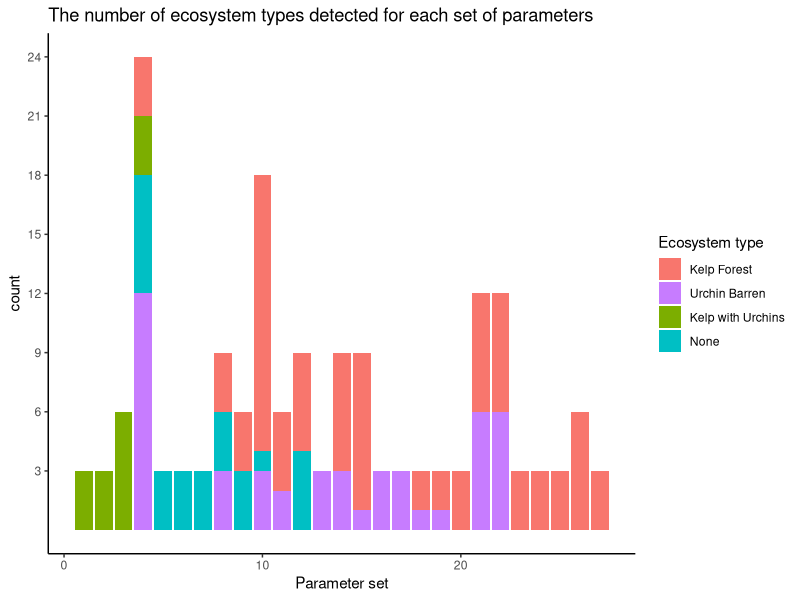
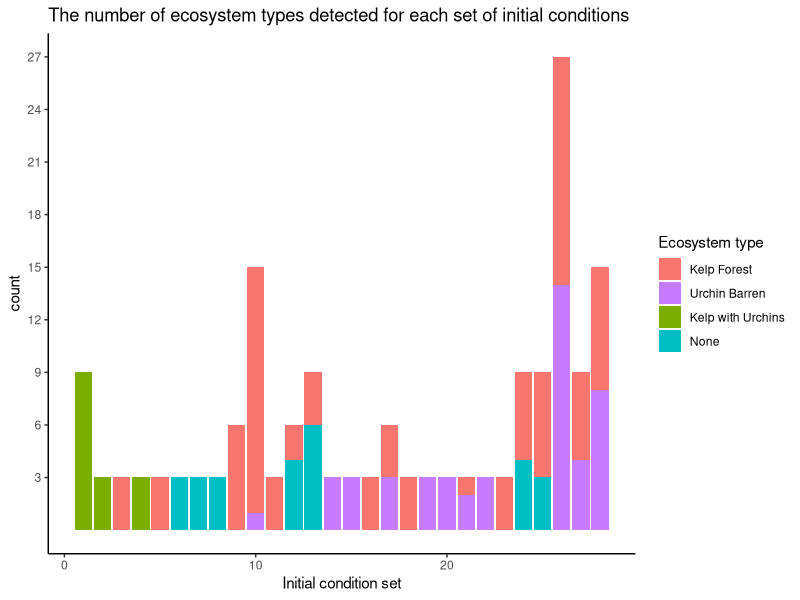
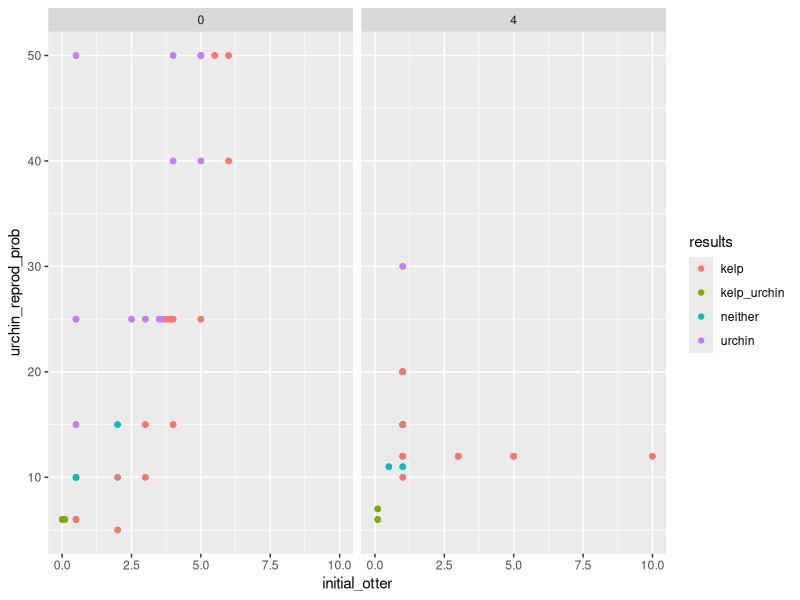
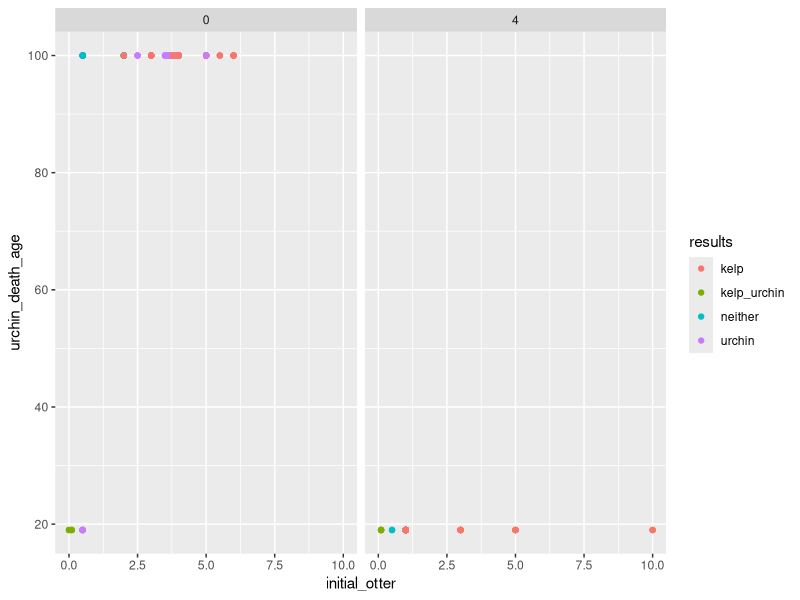
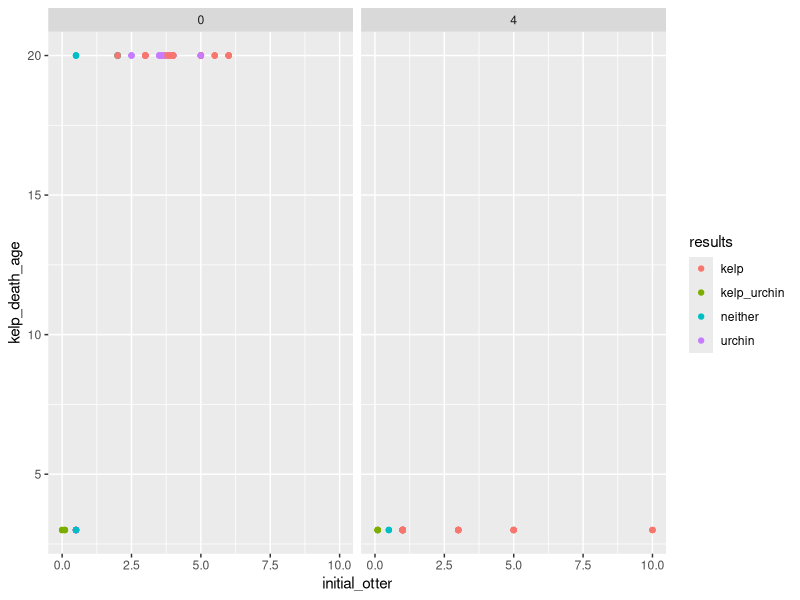
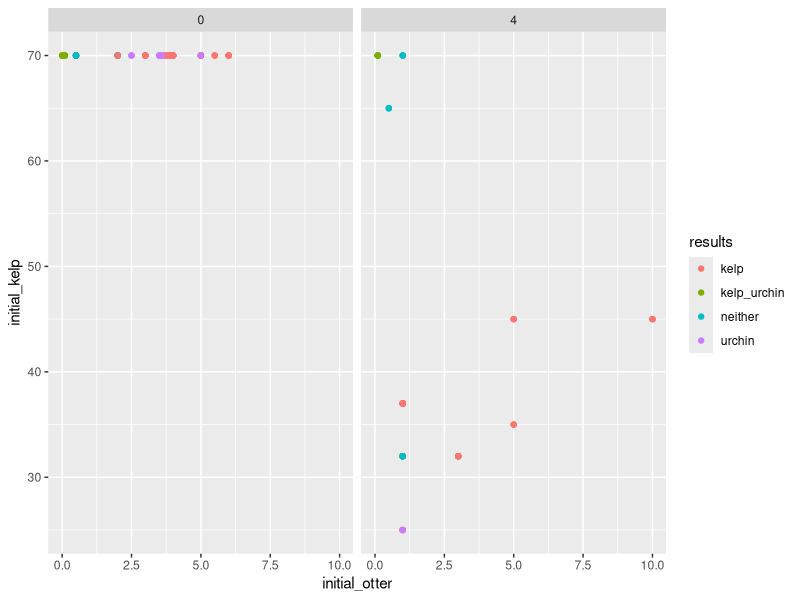
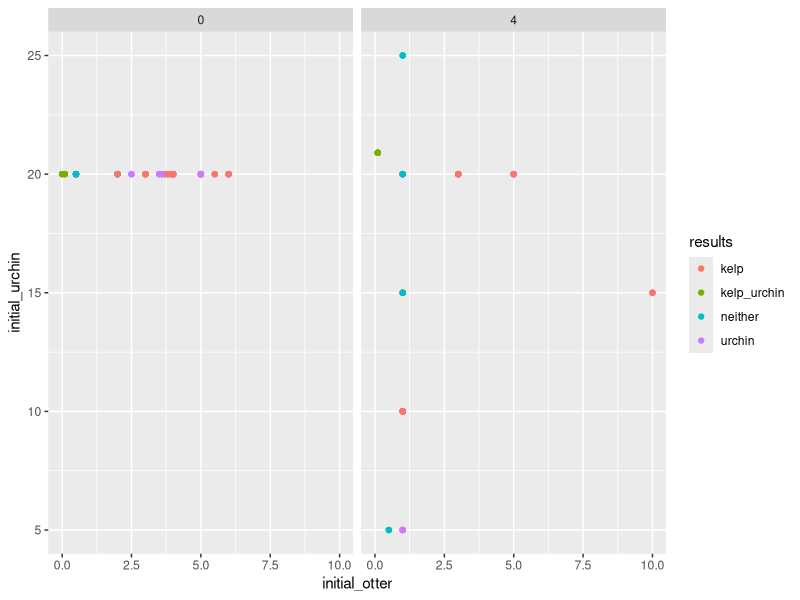
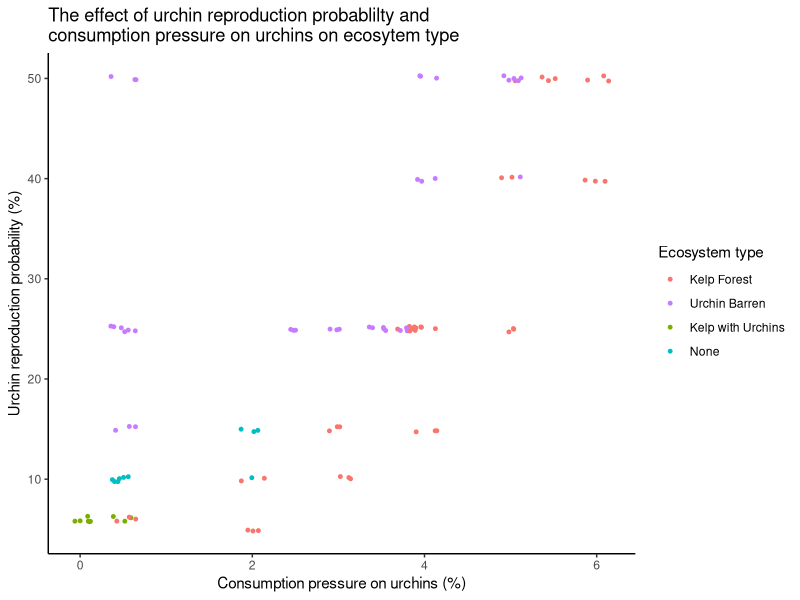

Write R code to recreate these figures, in order.
#Explore model results

#set up
#install.packages("tidyverse")
#install.packages("vegan")
#install.packages("here")
library(tidyverse)
library(vegan)
library(here)

res <- read_csv(here("model_results.csv"))

#clean data

res <- res %>% 
  #fix result string - replace NA with neither
  mutate(results = results %>%
           str_replace_na() %>%
           str_replace(.,
                       pattern = "NA",
                       replacement = "neither")) %>%
  #add indicator for unique groups of parameters/ initial conditions
  add_count(initial_otter,
            initial_empty,
            initial_kelp,
            initial_urchin,
            #name of new column
            name = "init_group"
            ) %>%
  add_count(kelp_reprod_prob,
            kelp_reprod_age,
            kelp_death_age,
            urchin_reprod_prob,
            urchin_reprod_age,
            urchin_death_age,
            otter_reprod_prob,
            otter_reprod_age,
            otter_death_age,
            otter_carrying_capacity,
            name = "param_group") %>%
  group_by(initial_otter,
           initial_empty,
           initial_kelp,
           initial_urchin) %>%
  mutate(init_group_id = cur_group_id()) %>%
  ungroup() %>%
  group_by(kelp_reprod_prob,
           kelp_reprod_age,
           kelp_death_age,
           urchin_reprod_prob,
           urchin_reprod_age,
           urchin_death_age,
           otter_reprod_prob,
           otter_reprod_age,
           otter_death_age,
           otter_carrying_capacity) %>%
  mutate(param_group_id = cur_group_id())

# do the results differ for different intial conditions for the same parameter/ intital condition values? 
ggplot(data = res %>%
         mutate(results = results %>%
                  str_replace(.,
                              pattern = "kelp_urchin",
                              replacement = "Kelp with Urchins")) %>%
         mutate(results = results %>%
                  str_replace(.,
                              pattern = "kelp",
                              replacement = "Kelp Forest")) %>%
         mutate(results = results %>%
                  str_replace(.,
                              pattern = "urchin",
                              replacement = "Urchin Barren")) %>%
         mutate(results = results %>%
                  str_replace(.,
                              pattern = "neither",
                              replacement = "None"))) +
  geom_bar(aes(x = init_group_id, fill = results)) + 
  scale_y_continuous(breaks = c(3,6,9,12,15,18,21,24,27)) + 
  theme_classic() +
  labs(title = "The number of ecosystem types detected for each set of parameters",
       x = "Parameter set") + 
  scale_fill_discrete(breaks = c("Kelp Forest", 
                                   "Urchin Barren", 
                                   "Kelp with Urchins", 
                                   "None"),
                        name = "Ecosystem type")
  
ggplot(data = res %>%
         mutate(results = results %>%
                  str_replace(.,
                              pattern = "kelp_urchin",
                              replacement = "Kelp with Urchins")) %>%
         mutate(results = results %>%
                  str_replace(.,
                              pattern = "kelp",
                              replacement = "Kelp Forest")) %>%
         mutate(results = results %>%
                  str_replace(.,
                              pattern = "urchin",
                              replacement = "Urchin Barren")) %>%
         mutate(results = results %>%
                  str_replace(.,
                              pattern = "neither",
                              replacement = "None"))) +
  geom_bar(aes(x = param_group_id, fill = results)) + 
  scale_y_continuous(breaks = c(3,6,9,12,15,18,21,24,27)) + 
  theme_classic() +
  labs(title = "The number of ecosystem types detected for each set of initial conditions",
       x = "Initial condition set") + 
  scale_fill_discrete(breaks = c("Kelp Forest", 
                                   "Urchin Barren", 
                                   "Kelp with Urchins", 
                                   "None"),
                        name = "Ecosystem type")

#how do the outcomes differ based on different parameters?
ggplot(data = res #%>%
         #filter(otter_carrying_capacity==1)
       ) + 
  geom_point(aes(x=initial_otter, y = urchin_reprod_prob, colour = results)) +
  facet_wrap(~otter_reprod_age)
  
ggplot(data = res #%>%
       #filter(otter_carrying_capacity==1)
) + 
  geom_point(aes(x=initial_otter, y = urchin_death_age, colour = results)) +
  facet_wrap(~otter_reprod_age)

ggplot(data = res #%>%
       #filter(otter_carrying_capacity==1)
) + 
  geom_point(aes(x=initial_otter, y = kelp_death_age, colour = results)) +
  facet_wrap(~otter_reprod_age)

ggplot(data = res #%>%
       #filter(otter_carrying_capacity==1)
) + 
  geom_point(aes(x=initial_otter, y = initial_kelp, colour = results)) +
  facet_wrap(~otter_reprod_age)

ggplot(data = res #%>%
       #filter(otter_carrying_capacity==1)
) + 
  geom_point(aes(x=initial_otter, y = initial_urchin, colour = results)) +
  facet_wrap(~otter_reprod_age)

#urchin reproduction vs otter presence

ggplot(data = res %>%
       filter(otter_carrying_capacity==1) %>%
         mutate(results = results %>%
                  str_replace(.,
                              pattern = "kelp_urchin",
                              replacement = "Kelp with Urchins")) %>%
         mutate(results = results %>%
                  str_replace(.,
                              pattern = "kelp",
                              replacement = "Kelp Forest")) %>%
         mutate(results = results %>%
                  str_replace(.,
                              pattern = "urchin",
                              replacement = "Urchin Barren")) %>%
         mutate(results = results %>%
                  str_replace(.,
                              pattern = "neither",
                              replacement = "None"))) + 
  geom_jitter(aes(x=initial_otter, 
                  y = urchin_reprod_prob, 
                  colour = results),
              size = 1,
              width = 0.15,
              height = 0.3) + 
  theme_classic() +
  labs(title = "The effect of urchin reproduction probablilty and\nconsumption pressure on urchins on ecosytem type",
       x = "Consumption pressure on urchins (%)",
       y = "Urchin reproduction probability (%)") +
  scale_colour_discrete(breaks = c("Kelp Forest", 
                                   "Urchin Barren", 
                                   "Kelp with Urchins", 
                                   "None"),
                        name = "Ecosystem type")


#plot of proportion of resulting ecosytems
ggplot(data = res %>%
         mutate(results = results %>%
                  str_replace(.,
                              pattern = "kelp_urchin",
                              replacement = "Kelp with Urchins")) %>%
         mutate(results = results %>%
                  str_replace(.,
                              pattern = "kelp",
                              replacement = "Kelp Forest")) %>%
         mutate(results = results %>%
                  str_replace(.,
                              pattern = "urchin",
                              replacement = "Urchin Barren")) %>%
         mutate(results = results %>%
                  str_replace(.,
                              pattern = "neither",
                              replacement = "None"))) + 
  geom_bar(aes(x = results)) +
  theme_classic() +
  labs(title = "The number of each ecosytem type seen in the model probing",
       x = "Ecosytem type",
       y = "Count") 

nrow(res %>%
       filter(results == "urchin"))


  
